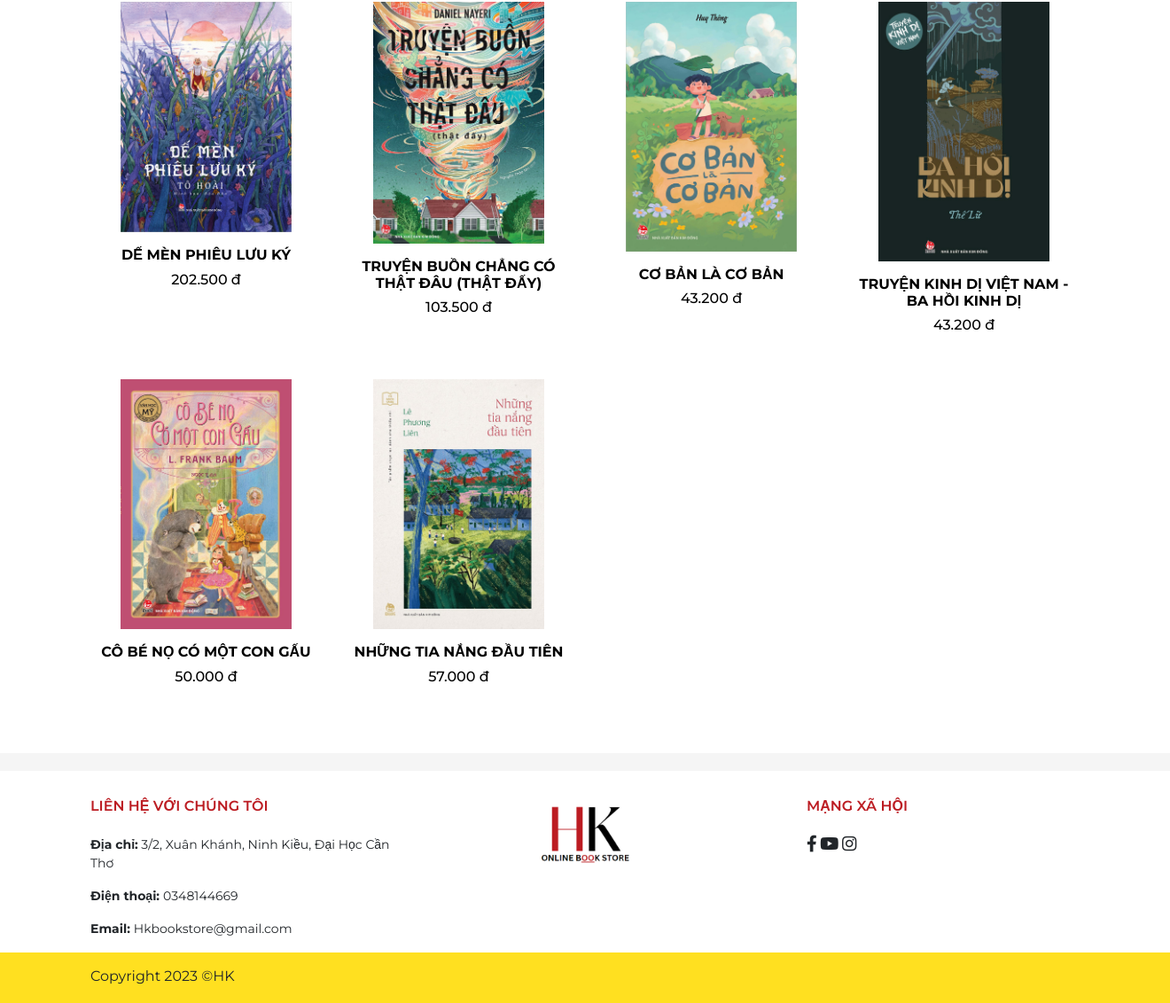
Page /?action=list_book&id_of_category=2 (lower part) on the earlier database version.
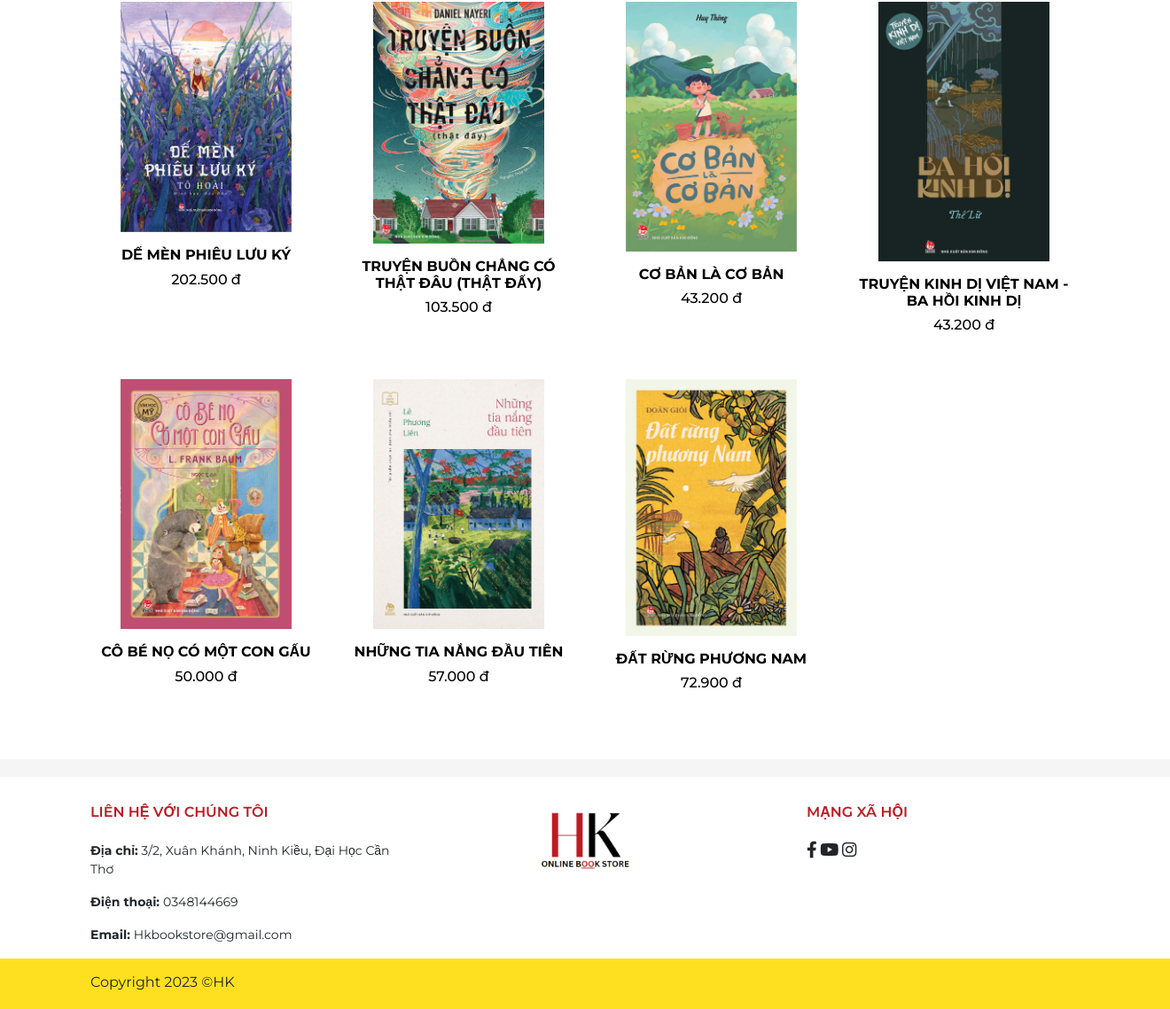
Same page on the later database version.
### tables this page shows
CREATE TABLE `book` (
  `id` int(11) NOT NULL,
  `book_name` varchar(100) NOT NULL,
  `price` int(11) NOT NULL,
  `category_id` int(11) NOT NULL,
  `description` text NOT NULL,
  `author` varchar(30) NOT NULL,
  `nxb` varchar(30) NOT NULL,
  `img` text NOT NULL
);

### model/file_handle_function.php (called while the page is built, shortened)
<?php
function list_of_books()
{
    include __DIR__ . DIRECTORY_SEPARATOR . 'file_pdo_connect.php';
    if (isset($_GET['id_of_category'])) {
        $category_id = $_GET['id_of_category'];
        if ($category_id == 'all') {
            $sql = "select * from book";
            $stmt = $conn->prepare($sql);
            $stmt->execute();
        } else {
            $sql = "select * from book where category_id=?";
            $stmt = $conn->prepare($sql);
            $stmt->execute([$category_id]);
        }
    }
    $list_of_book = $stmt->fetchAll();
    return $list_of_book;
}

### view/book.php (the view, shortened to what this page needs)
<main class="container mt-3">
    <div id="list_book" class="row mt-5">
        <?php
foreach ($list_of_book as $value) {?>
        <div class="col-md-3 col-6 list_item_book mb-4">
            <div class=" new_book_item_home item-custom-child name_of_new_book_home">
                <a href="?action=book_details&id_of_book=<?php echo $value['id'] ?>" class="d-block">
                    <img src="<?php echo "../admin/upload/" . $value['img']; ?>" alt="">
                </a>
                <h6 href="?action=book_details&id_of_book=<?php echo $value['id'] ?>" class="d-block text-center mt-3">
                    <strong class="text-color"> <?php echo $value['book_name']; ?></strong>
                </h6>
                <h6 class="text-center"><?php echo number_format($value['price'], 0, ",", ".") . " đ"; ?></h6>
            </div>
        </div>
        <?php }?>
    </div>
</main>

### view/header.php (shortened to what this page needs)
<!DOCTYPE html>
<html lang="en">
<head>
    <link href="https://cdn.jsdelivr.net/npm/bootstrap@5.2.2/dist/css/bootstrap.min.css" rel="stylesheet"
>
    <link rel="stylesheet" href="https://cdnjs.cloudflare.com/ajax/libs/font-awesome/5.15.4/css/all.min.css" />
    <link rel="stylesheet" href="../view/css/style.css" type="text/css">
</head>
<body>

### public/index.php (shortened to what this page needs)
<?php
include '../model/file_handle_function.php';
include '../view/header.php';
if (isset($_GET['action'])) {
    switch ($_GET['action']) {
        case 'list_book':
            $list_of_book = list_of_books();
            include '../view/book.php';
            break;
    }
}
include '../view/footer.php';

### view/footer.php (shortened to what this page needs)
<div id="top_footer">
</div>
<footer>
    <div id="main_footer">
        <div class="container">
            <div class="row">
                <div class="col-4 ">
                    <h4 class="main_footer_title mb-4">LIÊN HỆ VỚI CHÚNG TÔI</h4>
                    <p class="text-dark"> <strong>Địa chỉ:</strong> 3/2, Xuân Khánh, Ninh Kiều, Đại Học Cần Thơ</p>
                    <p class="text-dark"><strong>Điện thoại: </strong>0348144669</p>
                    <p class="text-dark"><strong>Email: </strong>Hkbookstore@gmail.com</p>
                </div>
                <div class="col-4" href="?action=home"><img id="logo_header" src="../view/img/logo.png">
                </div>
                <div class="col-3">
                    <h4 class="main_footer_title mb-4 ms-5">MẠNG XÃ HỘI</h4>
                    <p id="social_network">
                        <a href=""><i class=" fab fa-facebook-f fa-lg text-dark ms-5"></i></a>
                        <a href=""><i class="fab fa-youtube fa-lg text-dark"></i></a>
                        <a href=""><i class="fab fa-instagram fa-lg text-dark"></i></a>
                    </p>
                </div>
            </div>
        </div>
    </div>
    <div id="copyright_footer">
        <p class="container">Copyright 2023 ©HK </p>
    </div>
</footer>
</body>
</html>

### view/css/style.css (style rules this page uses)
* { font-family: "Montserrat", sans-serif; }
#logo_header { height : 80px; margin : 0 auto; display: block; }
.new_book_item_home img { width : 80%; margin : 0 auto; display: block; }
.name_of_new_book_home { text-decoration: none; font-weight : 600; color : black; }
.list_item_book img { width : 80%; margin : 0 auto; display: block; }
.list_item_book a { text-decoration: none; color : black; }
#top_footer { background-color: #f5f5f5; padding : 10px 0px 10px 0px; margin-top : 35px; }
footer { background-color: #fff; }
#main_footer { background : white; color : #f5f5f5; padding-top: 30px; font-size : 14px; }
.main_footer_title { font-weight: 600; color : #bc1d23; font-size : 16px; }
#social_network a { color: #f5f5f5; }
#copyright_footer { background-color: #ffe020; padding : 15px 0; height : 57px; }

### view/book.php (style rules this page uses)
.item-custom-child { transition: border-color 0.3s ease; padding: 10px; border-radius: 10px; }

Differences in the rows shown:
added book: img (picture), book_name "ĐẤT RỪNG PHƯƠNG NAM", price "72.900"
